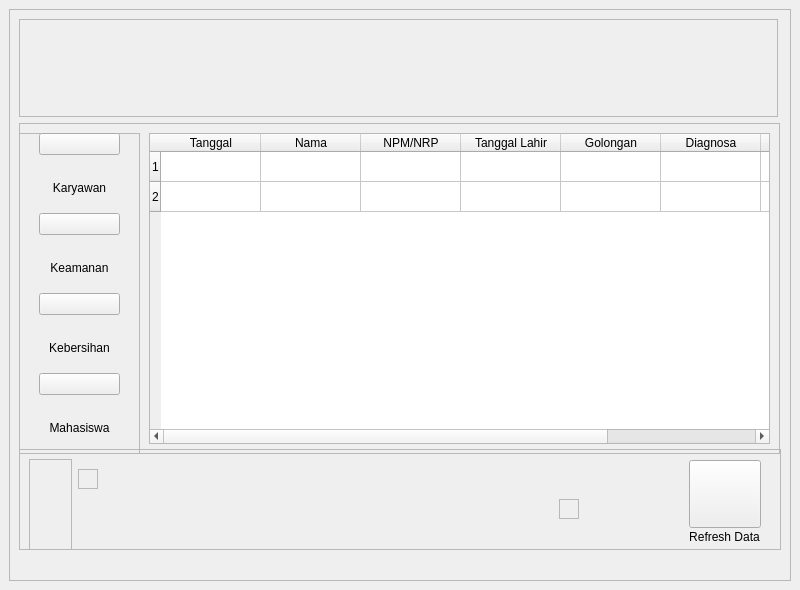
<?xml version="1.0" encoding="UTF-8"?>
<ui version="4.0">
 <class>MainWindow</class>
 <widget class="QMainWindow" name="MainWindow">
  <property name="geometry">
   <rect>
    <x>0</x>
    <y>0</y>
    <width>800</width>
    <height>590</height>
   </rect>
  </property>
  <property name="windowTitle">
   <string>MainWindow</string>
  </property>
  <widget class="QWidget" name="centralwidget">
   <layout class="QGridLayout" name="gridLayout">
    <item row="0" column="1">
     <widget class="QFrame" name="frame">
      <property name="frameShape">
       <enum>QFrame::StyledPanel</enum>
      </property>
      <property name="frameShadow">
       <enum>QFrame::Raised</enum>
      </property>
      <widget class="QFrame" name="frame_2">
       <property name="geometry">
        <rect>
         <x>10</x>
         <y>10</y>
         <width>759</width>
         <height>98</height>
        </rect>
       </property>
       <property name="frameShape">
        <enum>QFrame::StyledPanel</enum>
       </property>
       <property name="frameShadow">
        <enum>QFrame::Raised</enum>
       </property>
       <layout class="QGridLayout" name="gridLayout_3">
        <item row="0" column="0">
         <layout class="QHBoxLayout" name="horizontalLayout">
          <item>
           <widget class="QLabel" name="label_3">
            <property name="text">
             <string/>
            </property>
            <property name="pixmap">
             <pixmap resource="img_rsc.qrc">:/images/img/upn logo.png</pixmap>
            </property>
            <property name="scaledContents">
             <bool>true</bool>
            </property>
           </widget>
          </item>
          <item>
           <widget class="QLabel" name="label">
            <property name="text">
             <string/>
            </property>
            <property name="pixmap">
             <pixmap resource="img_rsc.qrc">:/images/img/poli gigi logo.png</pixmap>
            </property>
           </widget>
          </item>
         </layout>
        </item>
        <item row="0" column="1">
         <spacer name="horizontalSpacer">
          <property name="orientation">
           <enum>Qt::Horizontal</enum>
          </property>
          <property name="sizeHint" stdset="0">
           <size>
            <width>258</width>
            <height>20</height>
           </size>
          </property>
         </spacer>
        </item>
       </layout>
      </widget>
      <widget class="QFrame" name="frame_4">
       <property name="geometry">
        <rect>
         <x>10</x>
         <y>114</y>
         <width>761</width>
         <height>331</height>
        </rect>
       </property>
       <property name="frameShape">
        <enum>QFrame::StyledPanel</enum>
       </property>
       <property name="frameShadow">
        <enum>QFrame::Raised</enum>
       </property>
       <widget class="QTableWidget" name="tableWidget">
        <property name="geometry">
         <rect>
          <x>130</x>
          <y>10</y>
          <width>621</width>
          <height>311</height>
         </rect>
        </property>
        <row>
         <property name="text">
          <string>1</string>
         </property>
        </row>
        <row>
         <property name="text">
          <string>2</string>
         </property>
        </row>
        <column>
         <property name="text">
          <string>Tanggal</string>
         </property>
        </column>
        <column>
         <property name="text">
          <string>Nama</string>
         </property>
        </column>
        <column>
         <property name="text">
          <string>NPM/NRP</string>
         </property>
        </column>
        <column>
         <property name="text">
          <string>Tanggal Lahir</string>
         </property>
        </column>
        <column>
         <property name="text">
          <string>Golongan</string>
         </property>
        </column>
        <column>
         <property name="text">
          <string>Diagnosa</string>
         </property>
        </column>
        <column>
         <property name="text">
          <string>Perawatan</string>
         </property>
        </column>
        <column>
         <property name="text">
          <string>Pengobatan</string>
         </property>
        </column>
       </widget>
       <widget class="QFrame" name="frame_8">
        <property name="geometry">
         <rect>
          <x>-30</x>
          <y>10</y>
          <width>151</width>
          <height>321</height>
         </rect>
        </property>
        <property name="frameShape">
         <enum>QFrame::StyledPanel</enum>
        </property>
        <property name="frameShadow">
         <enum>QFrame::Raised</enum>
        </property>
        <widget class="QWidget" name="layoutWidget_2">
         <property name="geometry">
          <rect>
           <x>50</x>
           <y>0</y>
           <width>81</width>
           <height>81</height>
          </rect>
         </property>
         <layout class="QVBoxLayout" name="verticalLayout_7">
          <item>
           <widget class="QPushButton" name="pushButton_2">
            <property name="text">
             <string/>
            </property>
            <property name="icon">
             <iconset resource="img_rsc.qrc">
              <normaloff>:/images/img/karyawan.png</normaloff>:/images/img/karyawan.png</iconset>
            </property>
            <property name="iconSize">
             <size>
              <width>85</width>
              <height>85</height>
             </size>
            </property>
           </widget>
          </item>
          <item>
           <widget class="QLabel" name="label_7">
            <property name="text">
             <string>Karyawan</string>
            </property>
            <property name="alignment">
             <set>Qt::AlignCenter</set>
            </property>
           </widget>
          </item>
         </layout>
        </widget>
        <widget class="QWidget" name="layoutWidget_3">
         <property name="geometry">
          <rect>
           <x>50</x>
           <y>80</y>
           <width>81</width>
           <height>81</height>
          </rect>
         </property>
         <layout class="QVBoxLayout" name="verticalLayout_6">
          <item>
           <widget class="QPushButton" name="pushButton_4">
            <property name="text">
             <string/>
            </property>
            <property name="icon">
             <iconset resource="img_rsc.qrc">
              <normaloff>:/images/img/satpam.png</normaloff>:/images/img/satpam.png</iconset>
            </property>
            <property name="iconSize">
             <size>
              <width>85</width>
              <height>85</height>
             </size>
            </property>
           </widget>
          </item>
          <item>
           <widget class="QLabel" name="label_8">
            <property name="text">
             <string>Keamanan</string>
            </property>
            <property name="alignment">
             <set>Qt::AlignCenter</set>
            </property>
           </widget>
          </item>
         </layout>
        </widget>
        <widget class="QWidget" name="layoutWidget_4">
         <property name="geometry">
          <rect>
           <x>50</x>
           <y>160</y>
           <width>81</width>
           <height>81</height>
          </rect>
         </property>
         <layout class="QVBoxLayout" name="verticalLayout_5">
          <item>
           <widget class="QPushButton" name="pushButton_5">
            <property name="text">
             <string/>
            </property>
            <property name="icon">
             <iconset resource="img_rsc.qrc">
              <normaloff>:/images/img/cs.png</normaloff>:/images/img/cs.png</iconset>
            </property>
            <property name="iconSize">
             <size>
              <width>85</width>
              <height>85</height>
             </size>
            </property>
           </widget>
          </item>
          <item>
           <widget class="QLabel" name="label_9">
            <property name="text">
             <string>Kebersihan</string>
            </property>
            <property name="alignment">
             <set>Qt::AlignCenter</set>
            </property>
           </widget>
          </item>
         </layout>
        </widget>
        <widget class="QWidget" name="layoutWidget_5">
         <property name="geometry">
          <rect>
           <x>50</x>
           <y>240</y>
           <width>81</width>
           <height>81</height>
          </rect>
         </property>
         <layout class="QVBoxLayout" name="verticalLayout_8">
          <item>
           <widget class="QPushButton" name="pushButton_6">
            <property name="text">
             <string/>
            </property>
            <property name="icon">
             <iconset resource="img_rsc.qrc">
              <normaloff>:/images/img/mahasiswa.png</normaloff>:/images/img/mahasiswa.png</iconset>
            </property>
            <property name="iconSize">
             <size>
              <width>85</width>
              <height>85</height>
             </size>
            </property>
           </widget>
          </item>
          <item>
           <widget class="QLabel" name="label_10">
            <property name="text">
             <string>Mahasiswa</string>
            </property>
            <property name="alignment">
             <set>Qt::AlignCenter</set>
            </property>
           </widget>
          </item>
         </layout>
        </widget>
       </widget>
      </widget>
      <widget class="QFrame" name="frame_3">
       <property name="geometry">
        <rect>
         <x>10</x>
         <y>440</y>
         <width>762</width>
         <height>101</height>
        </rect>
       </property>
       <property name="frameShape">
        <enum>QFrame::StyledPanel</enum>
       </property>
       <property name="frameShadow">
        <enum>QFrame::Raised</enum>
       </property>
       <widget class="QFrame" name="frame_5">
        <property name="geometry">
         <rect>
          <x>59</x>
          <y>20</y>
          <width>20</width>
          <height>20</height>
         </rect>
        </property>
        <property name="frameShape">
         <enum>QFrame::StyledPanel</enum>
        </property>
        <property name="frameShadow">
         <enum>QFrame::Raised</enum>
        </property>
        <layout class="QGridLayout" name="gridLayout_2"/>
       </widget>
       <widget class="QFrame" name="frame_7">
        <property name="geometry">
         <rect>
          <x>10</x>
          <y>10</y>
          <width>43</width>
          <height>91</height>
         </rect>
        </property>
        <property name="frameShape">
         <enum>QFrame::StyledPanel</enum>
        </property>
        <property name="frameShadow">
         <enum>QFrame::Raised</enum>
        </property>
       </widget>
       <widget class="QFrame" name="frame_6">
        <property name="geometry">
         <rect>
          <x>540</x>
          <y>50</y>
          <width>20</width>
          <height>20</height>
         </rect>
        </property>
        <property name="frameShape">
         <enum>QFrame::StyledPanel</enum>
        </property>
        <property name="frameShadow">
         <enum>QFrame::Raised</enum>
        </property>
        <layout class="QGridLayout" name="gridLayout_7"/>
       </widget>
       <widget class="QPushButton" name="pushButton_3">
        <property name="geometry">
         <rect>
          <x>670</x>
          <y>11</y>
          <width>72</width>
          <height>68</height>
         </rect>
        </property>
        <property name="text">
         <string/>
        </property>
        <property name="icon">
         <iconset resource="img_rsc.qrc">
          <normaloff>:/images/img/refresh.png</normaloff>:/images/img/refresh.png</iconset>
        </property>
        <property name="iconSize">
         <size>
          <width>60</width>
          <height>60</height>
         </size>
        </property>
       </widget>
       <widget class="QLabel" name="label_6">
        <property name="geometry">
         <rect>
          <x>670</x>
          <y>78</y>
          <width>71</width>
          <height>20</height>
         </rect>
        </property>
        <property name="text">
         <string>Refresh Data</string>
        </property>
        <property name="alignment">
         <set>Qt::AlignCenter</set>
        </property>
       </widget>
      </widget>
     </widget>
    </item>
   </layout>
  </widget>
  <widget class="QMenuBar" name="menubar">
   <property name="geometry">
    <rect>
     <x>0</x>
     <y>0</y>
     <width>800</width>
     <height>21</height>
    </rect>
   </property>
  </widget>
 </widget>
 <resources>
  <include location="img_rsc.qrc"/>
 </resources>
 <connections/>
</ui>
